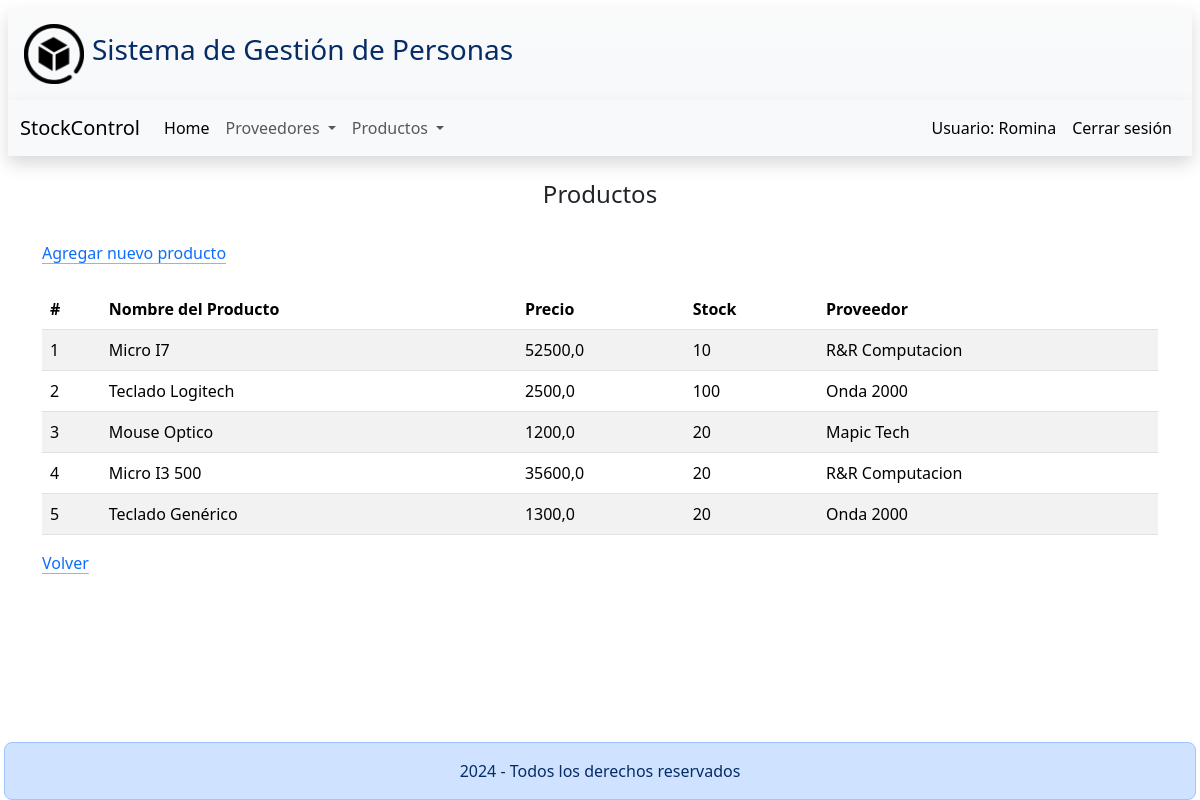
The page /compra/listado-productos/ (signed in) on the database as committed earlier.
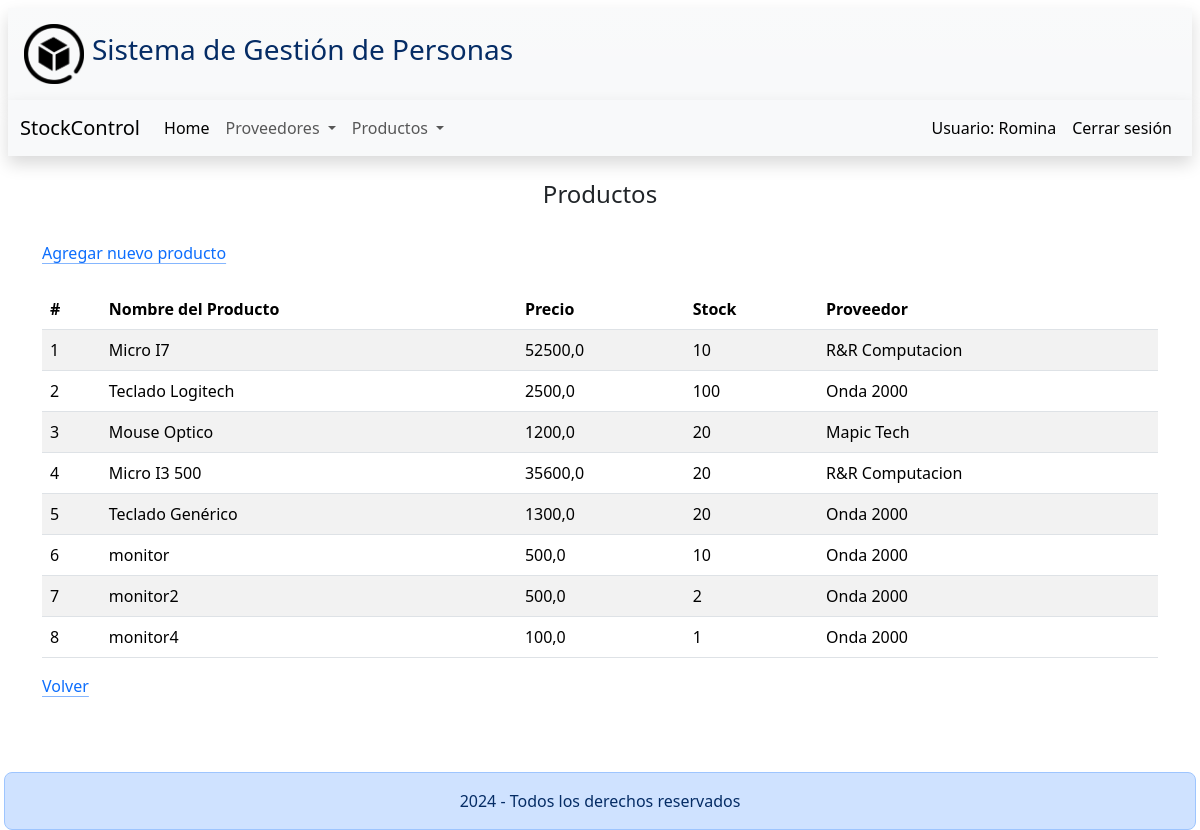
The same page on the database as committed later.
### compra/models.py (models this page shows, shortened)
class Producto(models.Model):
    nombre_producto = models.CharField(max_length = 200, unique = True)
    precio = models.DecimalField(max_digits = 10, decimal_places = 1, blank = False)
    stock_actual = models.IntegerField(blank = False)
    proveedor = models.ForeignKey(Proveedor, on_delete = models.PROTECT, related_name = 'productos', blank = False)

class Proveedor(models.Model):
    razon_social = models.CharField(max_length = 100)
    nombre = models.CharField(max_length = 50)
    apellido = models.CharField(max_length = 50)
    dni = models.IntegerField(blank = False)
    class Meta:
        ordering = ('razon_social',)
    def __str__(self):
        return self.razon_social

### compra/views.py (the view)
# urls.py: path('listado-productos/', listar_productos, name = 'listado-productos'),
@login_required
def listar_productos(request):
    productos = Producto.objects.all()
    return render(request, 'compra/listado-productos.html', {'productos':productos})

### compra/templates/compra/listado-productos.html
{% extends 'base/index.html' %}
{% block contenido %}
<div class="container">
    <h4 class="text-center p-4">Productos</h4>
    <a class="icon-link" href="{% url 'agregar-producto' %}">
        Agregar nuevo producto
    </a>
    <table class='table table-striped mt-4'>
        <thead>
            <tr>
                <th scope="col">#</th>
                <th scope="col">Nombre del Producto</th>
                <th scope="col">Precio</th>
                <th scope="col">Stock</th>
                <th scope="col">Proveedor</th>
            </tr>
        </thead>
        <tbody>
            {% for producto in productos %}
            <tr>
                <td>{{ producto.id }}</td>
                <td>{{ producto.nombre_producto }}</td>
                <td>{{ producto.precio }}</td>
                <td>{{ producto.stock_actual }}</td>
                <td>{{ producto.proveedor }}</td>
            </tr>
            {% endfor %}
        </tbody>
    </table>
    <a class="icon-link" href="{% url 'index' %}">
        Volver
        <svg class="bi" aria-hidden="true">
            <use xlink:href="#arrow-right"></use>
        </svg>
    </a>
</div>
{% endblock%}

Rows that differ between the two databases and show on the page:
added Producto: id "6", nombre_producto "monitor", precio "500,0", stock_actual "10", proveedor "Onda 2000"
added Producto: id "7", nombre_producto "monitor2", precio "500,0", stock_actual "2", proveedor "Onda 2000"
added Producto: id "8", nombre_producto "monitor4", precio "100,0", stock_actual "1", proveedor "Onda 2000"
